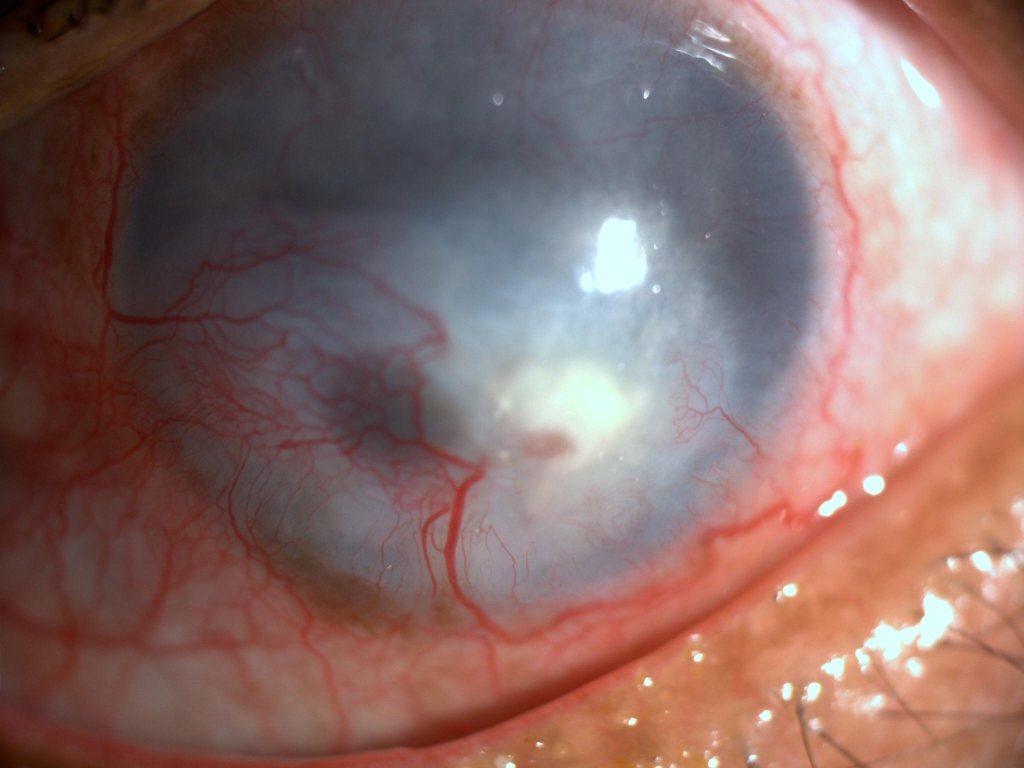
#> input picture eye_dataset/eye data/1.jpg, 2048 x 1536 px, found by its file name (shown at 1/2 size)
$ python hsv.py
#> lines starting #> are read from the running program, lines starting #| are printed output that depends on the picture; after the words box and inside, x2 and y2 are one past the last pixel; in counts of white or black regions, pixels touching at a corner belong together
import cv2
import numpy as np
import time
m,n,o,p,q,r=0,255,0,255,255,255
while True:
    # ret,frame=cap.read()
    kernal=np.ones((1,1),np.uint8)
    frame=cv2.imread(r"resume_stuff\eye_processing\eye data\1.jpg")
#> frame is the input picture: shape (1536, 2048, 3); mean B, G, R 103.7, 107.5, 137.2
    # frame=cv2.imread(r"C:\Users\mail2\Desktop\swaminathan sir problems\eye data")
    frame=cv2.resize(frame ,(300,300))
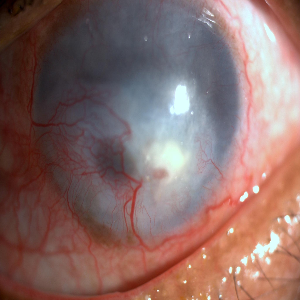
#> frame: shape (300, 300, 3); mean B, G, R 103.6, 107.4, 137.1
    # cv2.resize(frame,(600,600))
    cv2.imshow("orignal",frame)
    img2=cv2.cvtColor(frame,cv2.COLOR_RGB2HSV)
#> img2: shape (300, 300, 3); mean H, S, V 99.4, 84.2, 142.1
    cv2.imshow("black white",img2)
    hsv=cv2.cvtColor(frame, cv2.COLOR_BGR2HSV)
#> hsv: shape (300, 300, 3); mean H, S, V 62.1, 84.2, 142.1
    if m<=28 and n<=50:
        time.sleep(0.5)
        m+=1
        n=255
    elif m>28:
        m=0
        n=255
    l_b=np.array([m,n,o])
    u_b=np.array([p,q,r])
    # mask is removed from actual image it is directly taken from the track bars
    mask = cv2.inRange(hsv,l_b,u_b)
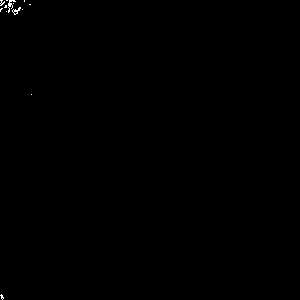
#> mask: shape (300, 300); 0.13% white in thin lines or dots, all inside (x1, y1, x2, y2) = (0, 0, 32, 300)
    # mask2=cv2.inRange(img2,m,n)
    closing=cv2.morphologyEx(mask,cv2.MORPH_OPEN,kernal,iterations=1)
    closing=cv2.morphologyEx(mask,cv2.ADAPTIVE_THRESH_GAUSSIAN_C,kernal,iterations=1)
    # closing=cv2.morphologyEx(mask,cv2.ADAPTIVE_THRESH_GAUSSIAN_C,kernal,iterations=1)
    res=cv2.bitwise_and(frame , frame, mask=mask)
    cv2.imshow("frame",frame)
    cv2.imshow("mask",mask)
    cv2.imshow("closed mask",closing)
    cv2.imshow("res",res)
    k=cv2.waitKey(1)
#> (key Esc is pressed here)
    if k==27:
        break
    print([m,n,o,p,q,r])
    # r+=8
    n-=2
# cap.release()
cv2.destroyAllWindows()

$ run again, with eye_dataset/eye data/2.jpg copied over eye_dataset/eye data/1.jpg
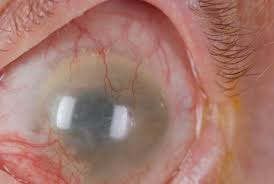
#> input picture eye_dataset/eye data/2.jpg, 274 x 184 px, found by its file name
#> frame is the input picture: shape (184, 274, 3); mean B, G, R 110.2, 120.5, 164.5
#> `frame=cv2.resize(frame ,(300,300))`:
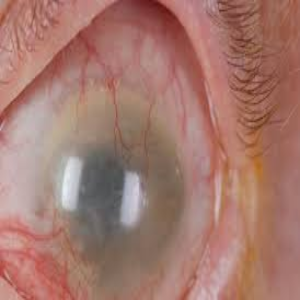
#> frame: shape (300, 300, 3); mean B, G, R 110.1, 120.4, 164.4
#> img2: shape (300, 300, 3); mean H, S, V 111.3, 85, 164.6
#> hsv: shape (300, 300, 3); mean H, S, V 17.2, 85, 164.6
#> mask: shape (300, 300); every value is 0
#> res: shape (300, 300, 3); every value is 0

$ run again, with eye_dataset/eye data/3.jpg copied over eye_dataset/eye data/1.jpg
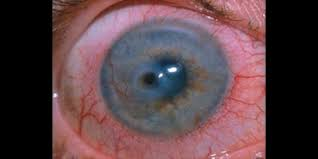
#> input picture eye_dataset/eye data/3.jpg, 318 x 159 px, found by its file name
#> frame is the input picture: shape (159, 318, 3); mean B, G, R 71.9, 67.1, 91.5
#> `frame=cv2.resize(frame ,(300,300))`:
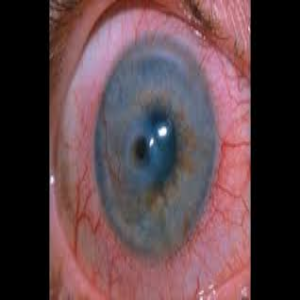
#> frame: shape (300, 300, 3); mean B, G, R 71.9, 67, 91.4
#> img2: shape (300, 300, 3); mean H, S, V 72.1, 62, 95.3
#> hsv: shape (300, 300, 3); mean H, S, V 73.8, 62, 95.3
#> `mask = cv2.inRange(hsv,l_b,u_b)`:
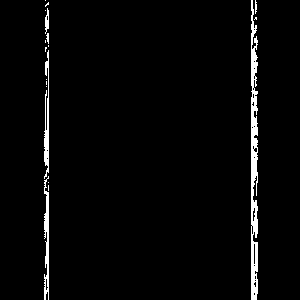
#> mask: shape (300, 300); 2.7% white; 18 white regions (12 under 20 px), largest, box (x1, y1, x2, y2) and area: (251, 0, 258, 300) 1526, (44, 176, 49, 300) 407, (44, 50, 49, 179) 384, (45, 8, 49, 34) 67, (255, 0, 257, 14) 22, (46, 33, 49, 44) 22
